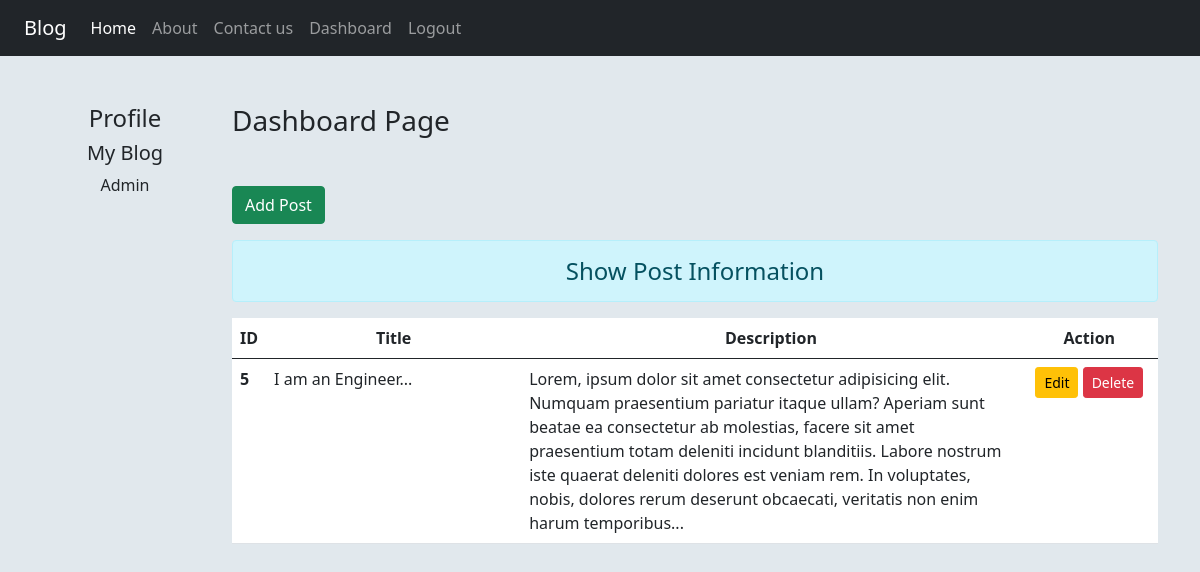
The page /dashboard/ (signed in) on the database its author committed.
### myapp/models.py (models this page shows)
class Post(models.Model):
    title = models.CharField(max_length=90)
    desc = models.TextField()

### myapp/views.py (the view)
# urls.py: path('dashboard/',views.dashboard,name='dashboard'),
def dashboard(request):
 if request.user.is_authenticated:
  posts = Post.objects.all()
  user = request.user
  full_name = user.get_full_name()
  gps = user.groups.all()
  return render(request, 'myapp/dashboard.html', {'posts':posts,'full_name':full_name,'groups':gps})
 else:
  return HttpResponseRedirect('/login/')

### myapp/templates/myapp/dashboard.html (shortened to what this page needs)
{% extends 'myapp/base.html' %}
{% load static %}
{% block side %}
<div class="col-sm-2 my-5 text-center">
  <h4 class="my-7">Profile</h4>
  <h5>{{full_name}}</h5>
  {% for group in groups %}
  <p>{{group.name}}</p>
  {% endfor %}
</div>
{% endblock side %}
{% block content %}
<div class="col-sm-10">
 <h3 class="text-dark my-5">Dashboard Page</h3>
 <a href="{% url 'addpost' %}" class="btn btn-success">Add Post</a>
 <h4 class="text-center alert alert-info mt-3">Show Post Information</h4>
  {% if posts %}
   <table class="table table-hover bg-white">
     <thead>
       <tr class="text-center">
         <th scope="col" style="width:2%">ID</th>
         <th scope="col" style="width:28%">Title</th>
         <th scope="col" style="width:55%">Description</th>
         <th scope="col" style="width:15%">Action</th>
       </tr>
     </thead>
     <tbody>
      {% for post in posts %}
       <tr>
         <th scope="row">{{post.id}}</th>
         <td>{{post.title}}</td>
         <td>{{post.desc}}</td>
         <td class="text-center">
          <a href="{% url 'updatepost' post.id %}" class="btn btn-warning btn-sm">Edit</a>
          {% if perms.myapp.delete_post %}
          <form action="{% url 'deletepost' post.id %}" method="post" class="d-inline">
            <input type="submit" value="Delete" class="btn btn-danger btn-sm">
          </form>
          {% endif %}
         </td>
       </tr>
      {% endfor %}
     </tbody>
   </table>
  {% else %}
   <h4 class="text-center alert alert-warning">No Records</h4>
  {% endif %}
</div>
{% endblock content %}

### myapp/static/css/style.css (style rules this page uses)
body { background-color: #E1E8ED; }

### rows shown on the page
Post: id "5", title "I am an Engineer...", desc "Lorem, ipsum dolor sit amet consectetur adipisicing elit. Numquam praesentium pariatur itaque ullam? Aperiam sunt beatae ea consectetur ab molestias, facere sit amet praesentium totam deleniti incidunt blanditiis. Labore nostrum iste quaerat deleniti dolores est veniam rem. In voluptates, nobis, dolores rerum deserunt obcaecati, veritatis non enim harum temporibus..."

### other values the page prints
{{ full_name }} "My Blog"
{{ group.name }} "Admin"
